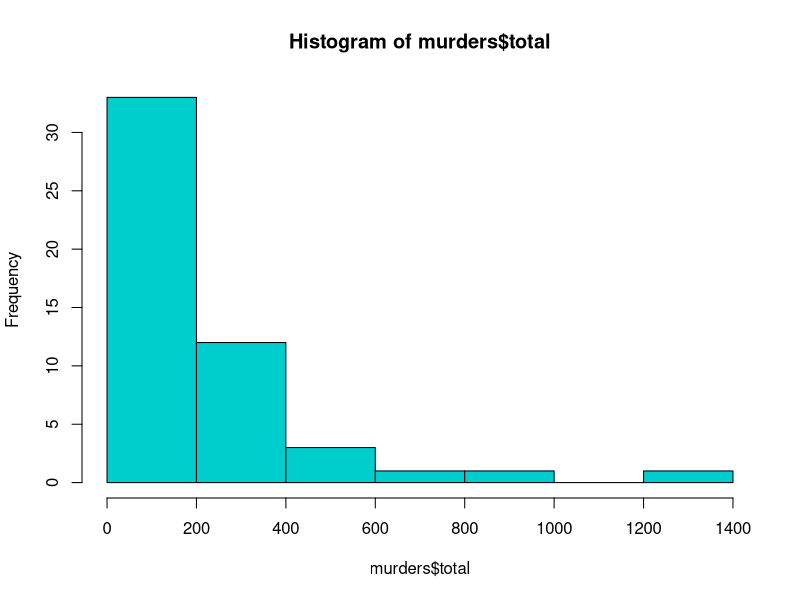
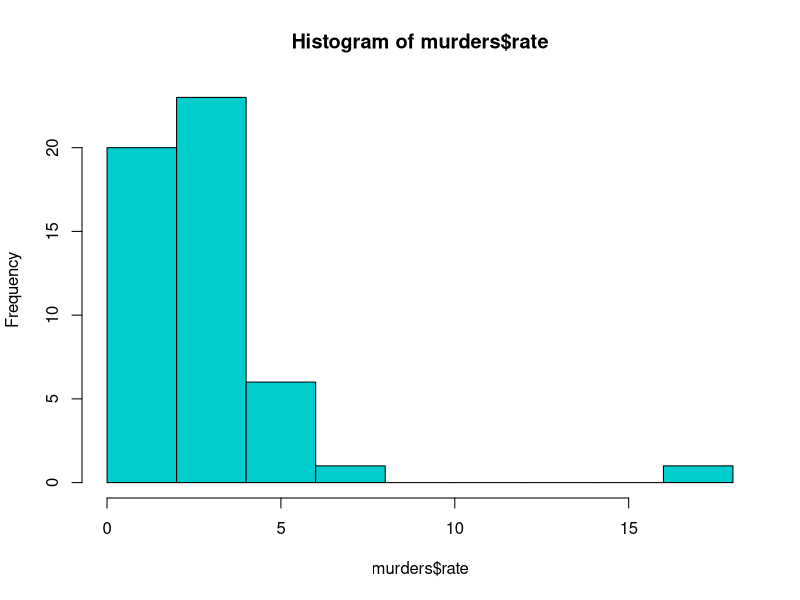
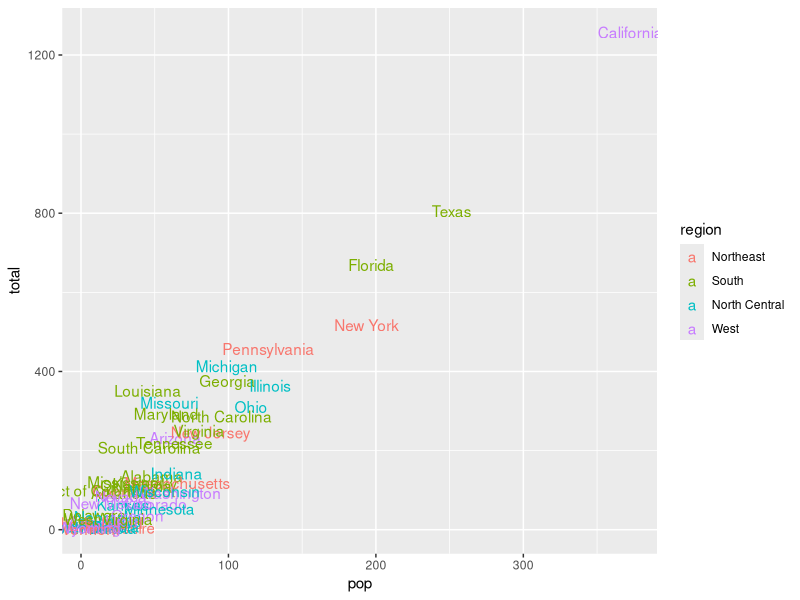
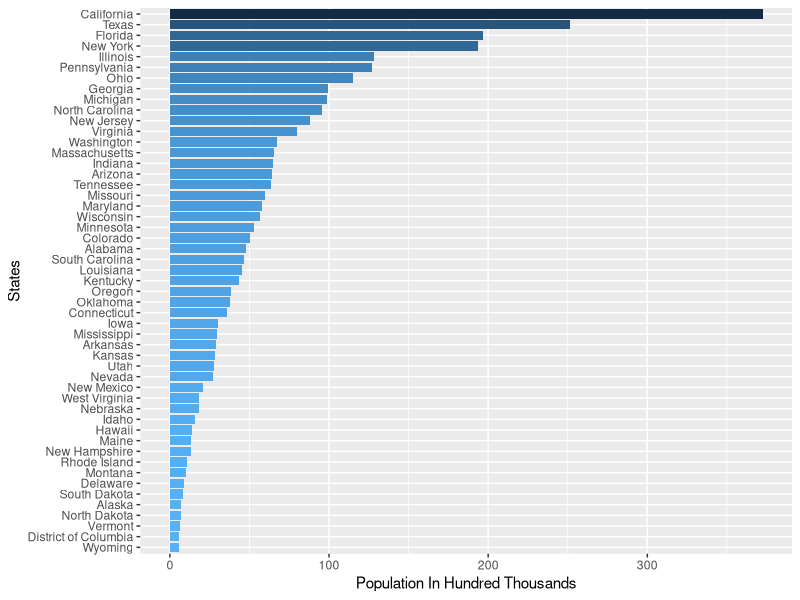
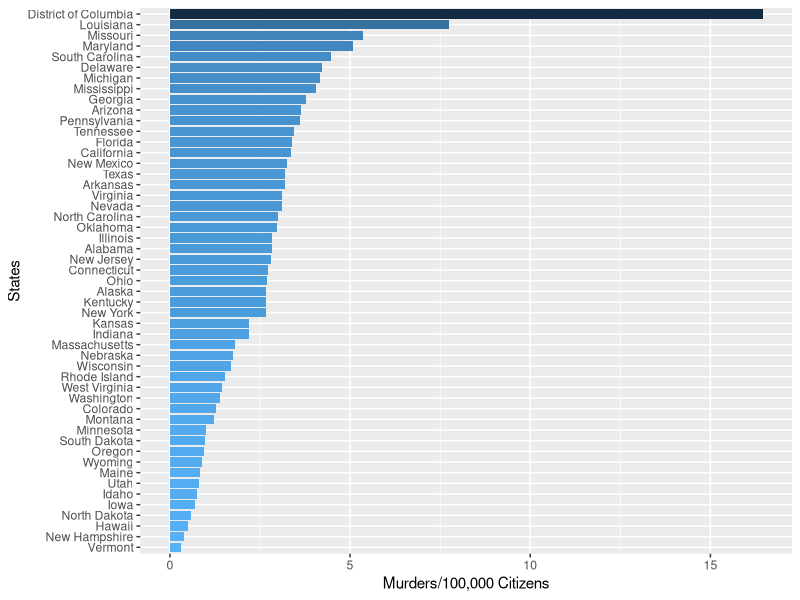

Write R code to recreate these figures, in order.
# Load the packages ------------------------------------------------

library(dslabs)
library(tidyverse)
library(dplyr)
data("murders")
# us_gun_murder <- save(murders, file = "murders.rda")


# Exploring the data  ----------------------------------------------

str(murders)
head(murders)
table(is.na(murders))


#  Analysing the data ----------------------------------------------

murders <- murders %>% mutate(rate = total/population *10^5)
head(murders)
hist(murders$total, col = "cyan 3")
hist(murders$rate, col = "cyan 3")

# California appear to be the state with hightest murder total 

murders %>% mutate(pop= population /10^5) %>%
  ggplot(aes(pop,total, color = region, label = state)) +
  geom_text()

# looking at the population total does it mean California has the
# highest murder rate per every 100,000 citizen?

murders %>%                              #  order of state by population
  mutate(state = reorder(state, population),
         pop = population /10^5) %>%    
  ggplot(aes(pop, state, fill = -pop))+
  geom_col()+
  xlab("Population In Hundred Thousands")+
  ylab("States")+
  theme(legend.position = "none")
  
  

# checking the order of state by murders rate.
# Notice California is no longer the state with the highest murder rate.
murders %>% 
  mutate(state = reorder(state, rate)) %>% 
  ggplot(aes(rate, state, fill = -rate))+
  geom_col()+
  xlab("Murders/100,000 Citizens")+
  ylab("States")+
  theme(legend.position = "none")

murders %>%  select(state, region, rate) %>%          # states with murder rate less than or equals 70%
  filter(rate <= 0.71)

murders %>% group_by(region) %>%          # murder rate by region
  summarize(median_rate = median(rate)) 

murders %>% mutate(group = case_when
                   (abb %in% c("ME", "NH", "VT", "MA", "RI", "CT")
                     ~ "New England", 
                     abb %in% c("WA", "OR", "CA")
                     ~ "West Coast",
                     region == "South" ~ "South", TRUE ~ "other")) %>%
  group_by(group) %>% 
  summarize(rate = sum(total) / sum(population) * 10^5) %>%
  arrange(rate)
